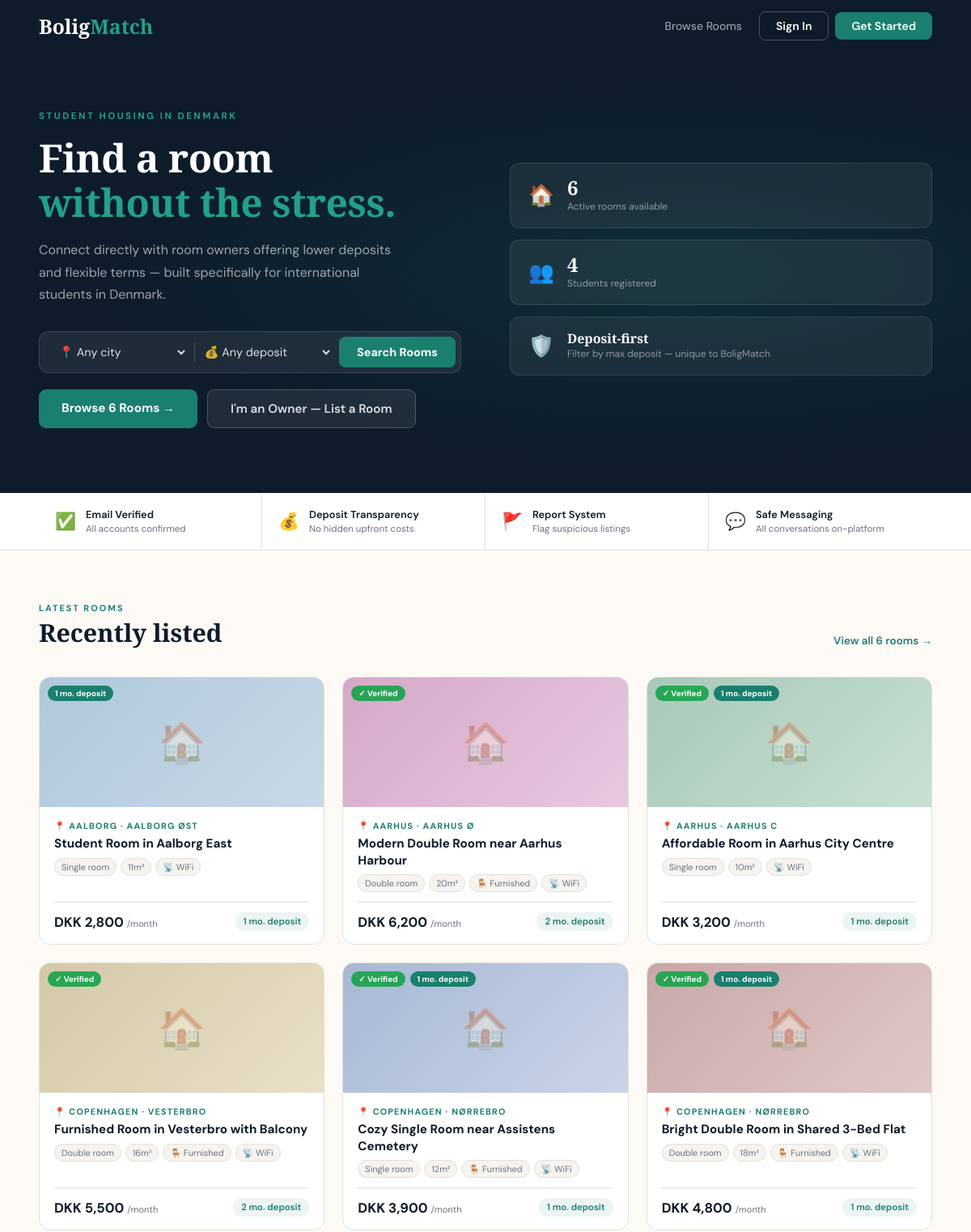
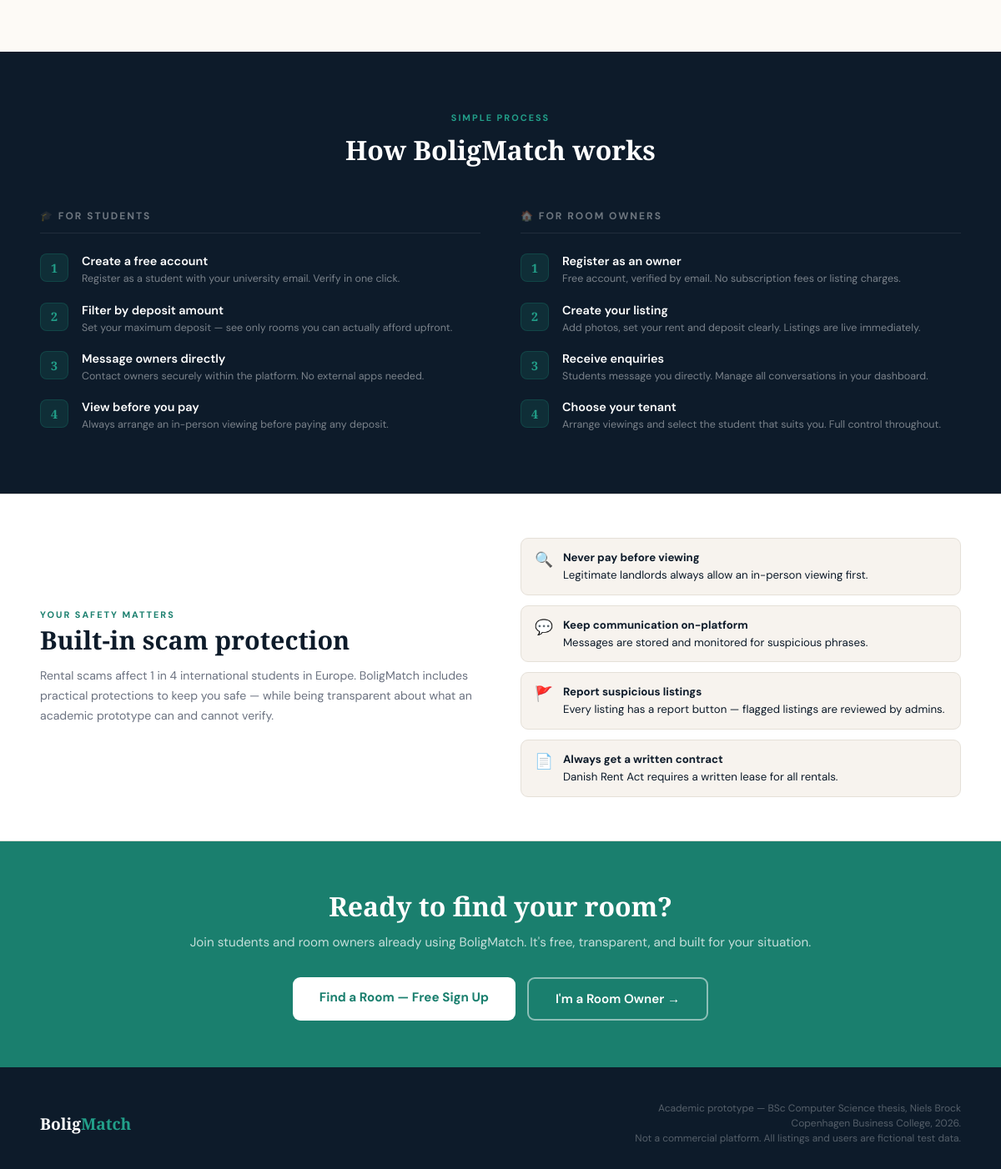
Screenshot of /backend/index.php with the database file from the repository (2 pictures, top to bottom).
### tables this page shows
CREATE TABLE IF NOT EXISTS `listings` (
  `id`               INT            NOT NULL AUTO_INCREMENT,
  `owner_id`         INT            NOT NULL,
  `title`            VARCHAR(200)   NOT NULL,
  `description`      TEXT           NOT NULL,
  `city`             VARCHAR(50)    NOT NULL,
  `area`             VARCHAR(100)   NOT NULL,
  `address_full`     VARCHAR(300)   DEFAULT NULL,
  `room_type`        ENUM('single','double') NOT NULL DEFAULT 'single',
  `room_size_m2`     INT            DEFAULT NULL,
  `total_flatmates`  INT            NOT NULL DEFAULT 1,
  `bathroom_type`    ENUM('private','shared') NOT NULL DEFAULT 'shared',
  `rent_monthly`     DECIMAL(10,2)  NOT NULL,
  `deposit_months`   INT            NOT NULL DEFAULT 1,
  `bills_included`   TINYINT(1)     NOT NULL DEFAULT 0,
  `furnished`        TINYINT(1)     NOT NULL DEFAULT 0,
  `wifi`             TINYINT(1)     NOT NULL DEFAULT 0,
  `washing_machine`  TINYINT(1)     NOT NULL DEFAULT 0,
  `parking`          TINYINT(1)     NOT NULL DEFAULT 0,
  `pets_allowed`     TINYINT(1)     NOT NULL DEFAULT 0,
  `balcony`          TINYINT(1)     NOT NULL DEFAULT 0,
  `photos`           TEXT           DEFAULT NULL,
  `available_from`   DATE           DEFAULT NULL,
  `min_lease_months` INT            NOT NULL DEFAULT 3,
  `status`           ENUM('active','pending','expired') NOT NULL DEFAULT 'active',
  `view_count`       INT            NOT NULL DEFAULT 0,
  `created_at`       DATETIME       NOT NULL DEFAULT CURRENT_TIMESTAMP,
  PRIMARY KEY (`id`),
  KEY `idx_owner` (`owner_id`),
  KEY `idx_status` (`status`),
  KEY `idx_city` (`city`),
  CONSTRAINT `fk_listings_owner` FOREIGN KEY (`owner_id`) REFERENCES `users` (`id`) ON DELETE CASCADE
);

### backend/db.php (called while the page is built, shortened)
<?php
function e(mixed $value): string
{
    return htmlspecialchars((string)($value ?? ''));
}
?>

### backend/index.php (the view, shortened to what this page needs)
<?php
require_once 'db.php';
$isLoggedIn = isset($_SESSION['user_id']);
$userRole   = $_SESSION['user_role'] ?? null;
$userName   = $_SESSION['user_name'] ?? null;
$featuredStmt = $pdo->query("
    SELECT l.id, l.title, l.city, l.area,
           l.rent_monthly, l.deposit_months,
           l.room_type, l.room_size_m2,
           l.furnished, l.wifi, l.bills_included,
           l.available_from, l.view_count, l.created_at,
           l.photos,
           u.email_verified AS owner_verified
    FROM   listings l
    JOIN   users    u ON u.id = l.owner_id
    WHERE  l.status = 'active'
    ORDER  BY l.created_at DESC
    LIMIT  6
");
$featuredListings = $featuredStmt->fetchAll();
$totalListings = (int)$pdo->query("SELECT COUNT(*) FROM listings WHERE status = 'active'")->fetchColumn();
$totalStudents = (int)$pdo->query("SELECT COUNT(*) FROM users WHERE role = 'student'")->fetchColumn();
$palettes = [
    ['#afc8da','#c8d8e8'],['#d4a8c8','#e8c8e0'],
    ['#a8c8b8','#c8e0d4'],['#d4c8a8','#e8e0c8'],
    ['#a8b8d4','#c8d4e8'],['#c8a8a8','#e0c8c8'],
];
?>
<!DOCTYPE html>
<html lang="en">
<head>
    <?php for($i=0;$i<6;$i++): ?>
    .listing-card:nth-child(<?= $i+1 ?>){animation-delay:<?= $i*.07 ?>s;}
    <?php endfor; ?>
</head>
<body>
<nav>
  <a href="index.php" class="logo">Bolig<span>Match</span></a>
  <div class="nav-links">
    <a href="listings.php" class="nav-link">Browse Rooms</a>
    <?php if ($isLoggedIn): ?>
      <span class="nav-user"><span class="nav-user-dot"></span><?= e($userName) ?></span>
      <a href="dashboard.php" class="nav-btn outline">Dashboard</a>
      <a href="logout.php"    class="nav-link">Sign Out</a>
    <?php else: ?>
      <a href="../frontend/login.html"    class="nav-btn outline">Sign In</a>
      <a href="../frontend/register.html" class="nav-btn">Get Started</a>
    <?php endif; ?>
  </div>
</nav>
<section class="hero">
  <div class="hero-inner">
    <div>
      <div class="hero-eyebrow">Student housing in Denmark</div>
      <h1 class="hero-h1">Find a room<br/><span>without the stress.</span></h1>
      <p class="hero-sub">Connect directly with room owners offering lower deposits and flexible terms — built specifically for international students in Denmark.</p>
      <form action="listings.php" method="GET">
        <div class="hero-search">
          <select name="city">
            <option value="">📍 Any city</option>
          </select>
          <select name="deposit">
            <option value="">💰 Any deposit</option>
          </select>
          <button type="submit" class="hero-search-btn">Search Rooms</button>
        </div>
      </form>
      <div class="hero-ctas">
        <a href="listings.php"  class="hero-cta-primary">Browse <?= $totalListings > 0 ? $totalListings.' ' : '' ?>Rooms →</a>
        <?php if (!$isLoggedIn): ?>
          <a href="../frontend/register.html" class="hero-cta-secondary">I'm an Owner — List a Room</a>
        <?php elseif ($userRole === 'owner'): ?>
          <a href="create-listing.php" class="hero-cta-secondary">+ Add a Listing</a>
        <?php endif; ?>
      </div>
    </div>
    <div class="hero-right">
      <div class="hero-stat-card">
        <div class="hsc-icon">🏠</div>
        <div>
          <div class="hsc-val <?= $totalListings === 0 ? 'hsc-zero' : '' ?>"><?= $totalListings > 0 ? $totalListings : '—' ?></div>
          <div class="hsc-label"><?= $totalListings > 0 ? 'Active rooms available' : 'No listings yet — be the first!' ?></div>
        </div>
      </div>
      <div class="hero-stat-card">
        <div class="hsc-icon">👥</div>
        <div>
          <div class="hsc-val <?= $totalStudents === 0 ? 'hsc-zero' : '' ?>"><?= $totalStudents > 0 ? $totalStudents : '—' ?></div>
          <div class="hsc-label"><?= $totalStudents > 0 ? 'Students registered' : 'Join as the first student' ?></div>
        </div>
      </div>
      <div class="hero-stat-card">
        <div class="hsc-icon">🛡️</div>
        <div>
          <div class="hsc-val" style="font-size:1rem;margin-bottom:2px">Deposit-first</div>
          <div class="hsc-label">Filter by max deposit — unique to BoligMatch</div>
        </div>
      </div>
    </div>
  </div>
</section>
<div class="trust-strip">
  <div class="trust-inner">
    <div class="trust-item"><div class="trust-icon">✅</div><div><div class="trust-text">Email Verified</div><div class="trust-sub">All accounts confirmed</div></div></div>
    <div class="trust-item"><div class="trust-icon">💰</div><div><div class="trust-text">Deposit Transparency</div><div class="trust-sub">No hidden upfront costs</div></div></div>
    <div class="trust-item"><div class="trust-icon">🚩</div><div><div class="trust-text">Report System</div><div class="trust-sub">Flag suspicious listings</div></div></div>
    <div class="trust-item"><div class="trust-icon">💬</div><div><div class="trust-text">Safe Messaging</div><div class="trust-sub">All conversations on-platform</div></div></div>
  </div>
</div>
<section class="section" style="background:var(--warm-white)">
  <div class="section-inner">
    <div class="section-header">
      <div>
        <div class="section-eyebrow">Latest rooms</div>
        <div class="section-title">Recently listed</div>
      </div>
      <?php if ($totalListings > 0): ?>
        <a href="listings.php" class="section-link">View all <?= $totalListings ?> rooms →</a>
      <?php endif; ?>
    </div>
    <div class="listings-grid">
      <?php if (empty($featuredListings)): ?>
        <div class="empty-grid">
          <div class="eg-icon">🏠</div>
          <div class="eg-title">No listings yet</div>
          <div class="eg-sub">BoligMatch is brand new. Room owners can sign up and post their first listing in minutes. Students — check back soon or sign up to get notified.</div>
          <?php if (!$isLoggedIn): ?>
            <a href="../frontend/register.html" class="eg-btn">Sign Up Free →</a>
          <?php elseif ($userRole === 'owner'): ?>
            <a href="create-listing.php" class="eg-btn">Post Your First Room →</a>
          <?php endif; ?>
        </div>
      <?php else: ?>
        <?php foreach ($featuredListings as $i => $l):
          $pal     = $palettes[$i % count($palettes)];
          $deposit = (int)$l['deposit_months'];
          $tags = [];
          if ($l['furnished'])      $tags[] = '🪑 Furnished';
          if ($l['wifi'])           $tags[] = '📡 WiFi';
          if ($l['bills_included']) $tags[] = '💡 Bills incl.';
        ?>
          <a href="listing-detail.php?id=<?= $l['id'] ?>" class="listing-card">
            <?php
              $coverPhoto = null;
            ?>
            <div class="card-img"<?= $coverPhoto ? '' : ' style="background:linear-gradient(135deg,'.$pal[0].' 0%,'.$pal[1].' 100%)"' ?>>
              <?php if ($coverPhoto): ?>
                <img src="<?= e($coverPhoto) ?>" alt="<?= e($l['title']) ?>" loading="lazy"/>
              <?php else: ?>
                <span style="opacity:.4;font-size:3rem">🏠</span>
              <?php endif; ?>
              <div class="card-badges">
                <?php if ($l['owner_verified']): ?><span class="badge badge-verified">✓ Verified</span><?php endif; ?>
                <?php if ($deposit === 1): ?><span class="badge badge-deposit">1 mo. deposit</span><?php endif; ?>
              </div>
            </div>
            <div class="card-body">
              <div class="card-city">📍 <?= e($l['city']) ?> · <?= e($l['area']) ?></div>
              <div class="card-title"><?= e($l['title']) ?></div>
              <div class="card-tags">
                <span class="card-tag"><?= $l['room_type'] === 'double' ? 'Double room' : 'Single room' ?></span>
                <?php if ($l['room_size_m2']): ?><span class="card-tag"><?= $l['room_size_m2'] ?>m²</span><?php endif; ?>
                <?php foreach (array_slice($tags, 0, 2) as $tag): ?><span class="card-tag"><?= $tag ?></span><?php endforeach; ?>
              </div>
              <div class="card-footer">
                <div class="card-price">DKK <?= number_format($l['rent_monthly']) ?> <small>/month</small></div>
                <div class="card-deposit"><?= $deposit ?> mo. deposit</div>
              </div>
            </div>
          </a>
        <?php endforeach; ?>
      <?php endif; ?>
    </div>
  </div>
</section>
<section class="how-it-works">
  <div class="hiw-inner">
    <div class="hiw-eyebrow">Simple process</div>
    <h2 class="hiw-title">How BoligMatch works</h2>
    <div class="hiw-grid">
      <div>
        <div class="hiw-col-title">🎓 For Students</div>
        <div class="hiw-steps">
          <div class="hiw-step"><div class="hiw-num">1</div><div><div class="hiw-step-title">Create a free account</div><div class="hiw-step-sub">Register as a student with your university email. Verify in one click.</div></div></div>
          <div class="hiw-step"><div class="hiw-num">2</div><div><div class="hiw-step-title">Filter by deposit amount</div><div class="hiw-step-sub">Set your maximum deposit — see only rooms you can actually afford upfront.</div></div></div>
          <div class="hiw-step"><div class="hiw-num">3</div><div><div class="hiw-step-title">Message owners directly</div><div class="hiw-step-sub">Contact owners securely within the platform. No external apps needed.</div></div></div>
          <div class="hiw-step"><div class="hiw-num">4</div><div><div class="hiw-step-title">View before you pay</div><div class="hiw-step-sub">Always arrange an in-person viewing before paying any deposit.</div></div></div>
        </div>
      </div>
      <div>
        <div class="hiw-col-title">🏠 For Room Owners</div>
        <div class="hiw-steps">
          <div class="hiw-step"><div class="hiw-num">1</div><div><div class="hiw-step-title">Register as an owner</div><div class="hiw-step-sub">Free account, verified by email. No subscription fees or listing charges.</div></div></div>
          <div class="hiw-step"><div class="hiw-num">2</div><div><div class="hiw-step-title">Create your listing</div><div class="hiw-step-sub">Add photos, set your rent and deposit clearly. Listings are live immediately.</div></div></div>
          <div class="hiw-step"><div class="hiw-num">3</div><div><div class="hiw-step-title">Receive enquiries</div><div class="hiw-step-sub">Students message you directly. Manage all conversations in your dashboard.</div></div></div>
          <div class="hiw-step"><div class="hiw-num">4</div><div><div class="hiw-step-title">Choose your tenant</div><div class="hiw-step-sub">Arrange viewings and select the student that suits you. Full control throughout.</div></div></div>
        </div>
      </div>
    </div>
  </div>
</section>
<section class="safety-section">
  <div class="safety-inner">
    <div>
      <div class="section-eyebrow">Your safety matters</div>
      <h2 class="section-title" style="margin-bottom:12px">Built-in scam protection</h2>
      <p style="font-size:.88rem;color:var(--text-muted);line-height:1.7;margin-bottom:0">
        Rental scams affect 1 in 4 international students in Europe. BoligMatch includes practical protections to keep you safe — while being transparent about what an academic prototype can and cannot verify.
      </p>
    </div>
    <div class="safety-tips">
      <div class="safety-tip"><div class="st-icon">🔍</div><div class="st-text"><strong>Never pay before viewing</strong>Legitimate landlords always allow an in-person viewing first.</div></div>
      <div class="safety-tip"><div class="st-icon">💬</div><div class="st-text"><strong>Keep communication on-platform</strong>Messages are stored and monitored for suspicious phrases.</div></div>
      <div class="safety-tip"><div class="st-icon">🚩</div><div class="st-text"><strong>Report suspicious listings</strong>Every listing has a report button — flagged listings are reviewed by admins.</div></div>
      <div class="safety-tip"><div class="st-icon">📄</div><div class="st-text"><strong>Always get a written contract</strong>Danish Rent Act requires a written lease for all rentals.</div></div>
    </div>
  </div>
</section>
<?php if (!$isLoggedIn): ?>
<section class="cta-banner">
  <div class="cta-inner">
    <h2 class="cta-title">Ready to find your room?</h2>
    <p class="cta-sub">Join students and room owners already using BoligMatch. It's free, transparent, and built for your situation.</p>
    <div class="cta-btns">
      <a href="../frontend/register.html?role=student" class="cta-btn-primary">Find a Room — Free Sign Up</a>
      <a href="../frontend/register.html?role=owner"   class="cta-btn-secondary">I'm a Room Owner →</a>
    </div>
  </div>
</section>
<?php endif; ?>
<footer>
  <div class="footer-inner">
    <div class="footer-logo">Bolig<span>Match</span></div>
    <div class="footer-note">
      Academic prototype — BSc Computer Science thesis, Niels Brock Copenhagen Business College, 2026.<br/>
      Not a commercial platform. All listings and users are fictional test data.
    </div>
  </div>
</footer>
</body>
</html>

### rows the page displays
listings: shows "1 mo. deposit", city "AALBORG", area "AALBORG ØST", title "Student Room in Aalborg East", room_type "Single room", room_size_m2 "11", tag "📡 WiFi", rent_monthly "2,800", deposit_months "1"
listings: shows "✓ Verified", city "AARHUS", area "AARHUS Ø", title "Modern Double Room near Aarhus Harbour", room_type "Double room", room_size_m2 "20", tag "🪑 Furnished", tag "📡 WiFi", rent_monthly "6,200", deposit_months "2"
listings: shows "✓ Verified", shows "1 mo. deposit", city "AARHUS", area "AARHUS C", title "Affordable Room in Aarhus City Centre", room_type "Single room", room_size_m2 "10", tag "📡 WiFi", rent_monthly "3,200", deposit_months "1"
listings: shows "✓ Verified", city "COPENHAGEN", area "VESTERBRO", title "Furnished Room in Vesterbro with Balcony", room_type "Double room", room_size_m2 "16", tag "🪑 Furnished", tag "📡 WiFi", rent_monthly "5,500", deposit_months "2"
listings: shows "✓ Verified", shows "1 mo. deposit", city "COPENHAGEN", area "NØRREBRO", title "Cozy Single Room near Assistens Cemetery", room_type "Single room", room_size_m2 "12", tag "🪑 Furnished", tag "📡 WiFi", rent_monthly "3,900", deposit_months "1"
listings: shows "✓ Verified", shows "1 mo. deposit", city "COPENHAGEN", area "NØRREBRO", title "Bright Double Room in Shared 3-Bed Flat", room_type "Double room", room_size_m2 "18", tag "🪑 Furnished", tag "📡 WiFi", rent_monthly "4,800", deposit_months "1"

### other values shown
$totalListings "6"
$totalStudents "4"
